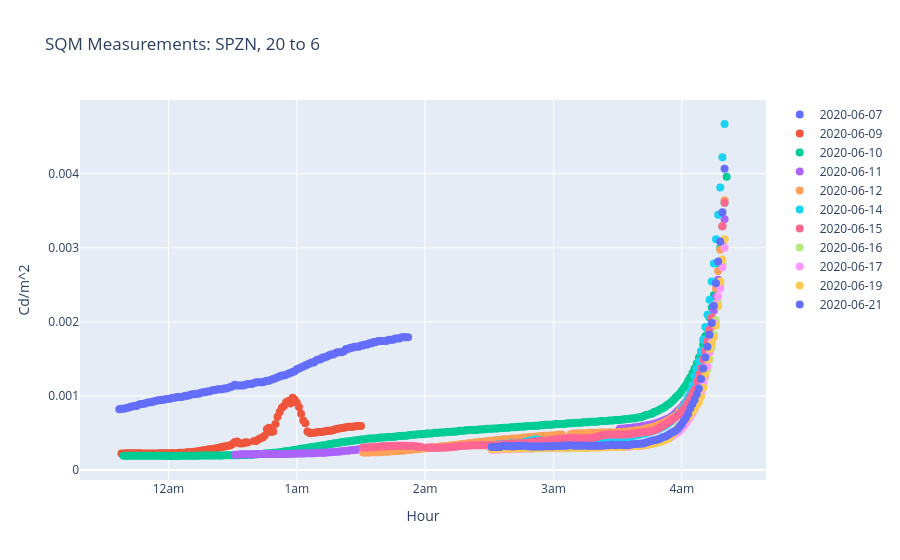

Notebook cell for this chart:
### Markdown cell above
### Plot the data

### Code cell
from numpy.polynomial import polynomial as P

plot_bestfit = False
plot_scatter = True

fig = go.Figure()

for night, group in df_night.groupby('night'):
    
    # Use fractional hours for x-axis, wrapping past-midnight ti000mes
    # hours = group.index.hour + group.index.minute / 60
    # hours = np.where(hours < t_start, hours + 24, hours)  # 1am -> 25, etc

    night_str = night.strftime('%Y-%m-%d')

    if plot_scatter:
        fig.add_trace(
            go.Scatter(
                x=group['adjusted_hours'], 
                y=group['candela'], 
                name=night_str, 
                mode='markers',
                marker=dict(
                    size=8,
                ),
                ))
    
    # Add a best-fit line with variance:
    if plot_bestfit:
        if len(hours) < 6:
            continue

        # Sort by hour for a clean line
        sort_idx = np.argsort(hours)
        hours_sorted = hours[sort_idx]
        mags_sorted = group['candela'][sort_idx]

        # Fit 5th degree polynomial
        coeffs = np.polyfit(hours_sorted, mags_sorted, 4)
        poly = np.poly1d(coeffs)

        # Evaluate on a smooth grid
        x_grid = np.linspace(hours_sorted.min(), hours_sorted.max(), 300)
        y_fit = poly(x_grid)

        # Residual std dev as variance estimate
        y_at_data = poly(hours_sorted)
        residuals = mags_sorted - y_at_data
        std = np.std(residuals)

        color = night_color[night]
        ax.plot(x_grid, y_fit, color=color, linewidth=1.5, label=str(night.date()))
        ax.fill_between(x_grid, y_fit - std, y_fit + std, color=color, alpha=0.15)

fig.update_layout(
    title=dict(
        text=f'SQM Measurements: {loc}, {t_start} to {t_end}'
    ),
    xaxis=dict(
        title=dict(text='Hour'),
        tickmode='array',
        tickvals=[20,21, 22, 23, 24, 25,26,27,28,29,30],
        ticktext=['8pm','9pm','10pm','11pm','12am','1am','2am','3am','4am','5am','6am']
    ),
    yaxis=dict(
        title=dict(text='Cd/m^2')
    ),
)

fig.show()
fig.write_html(f'./{loc}_{t_start}_{t_end}_interactive.html')
